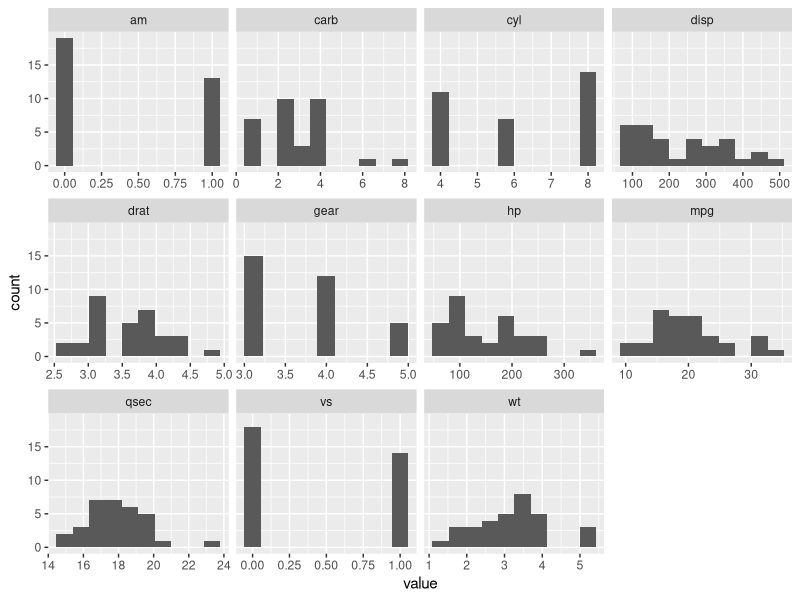
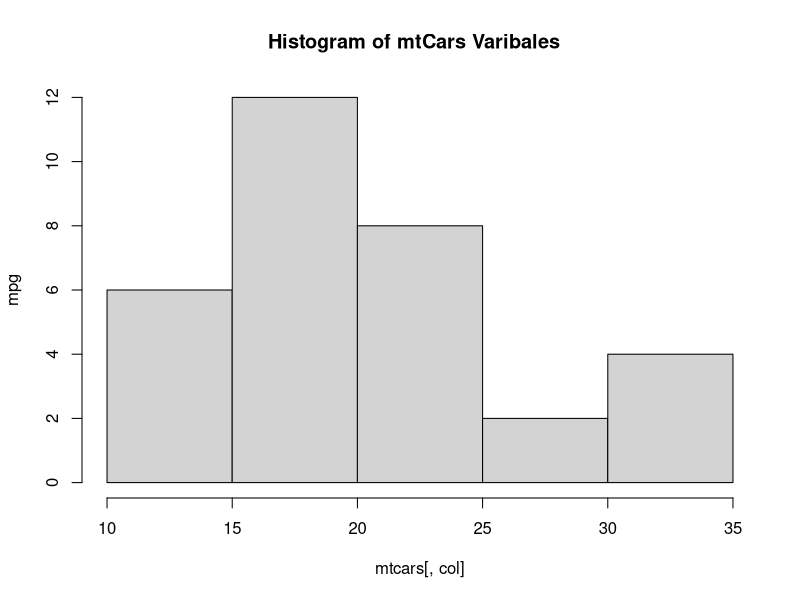
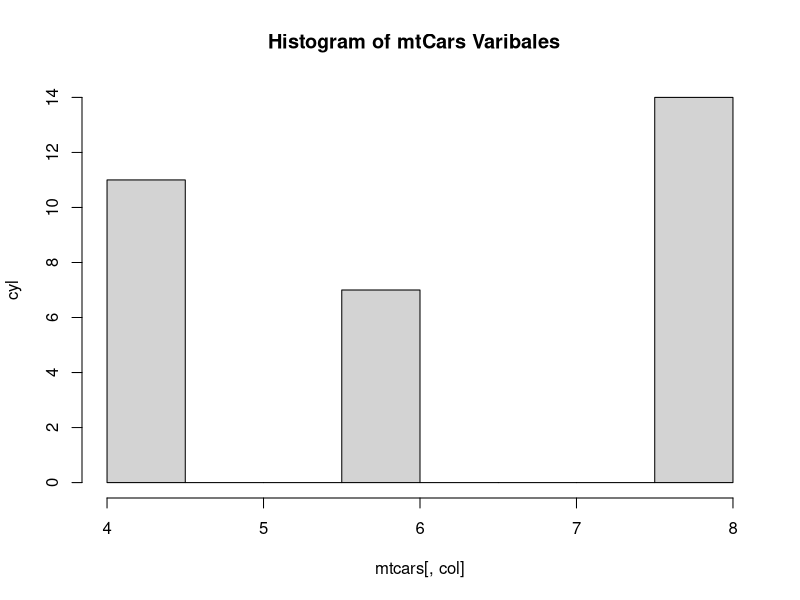
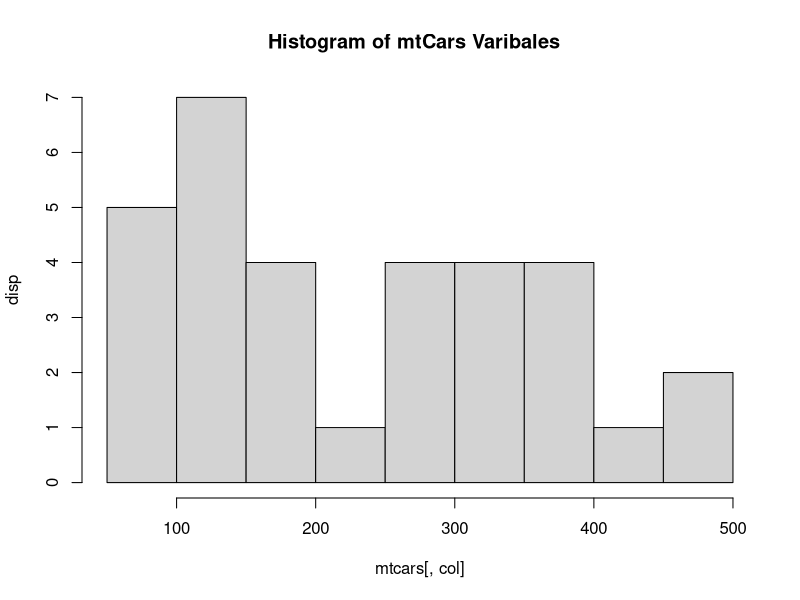
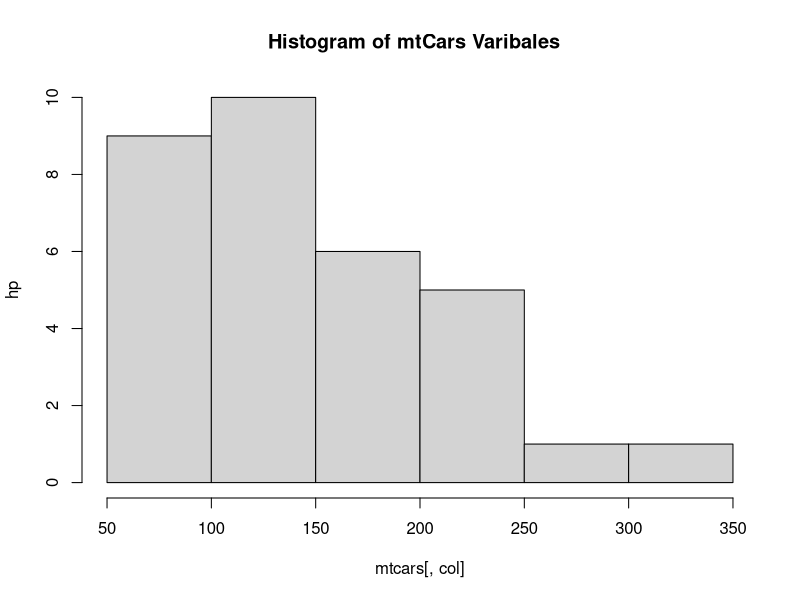
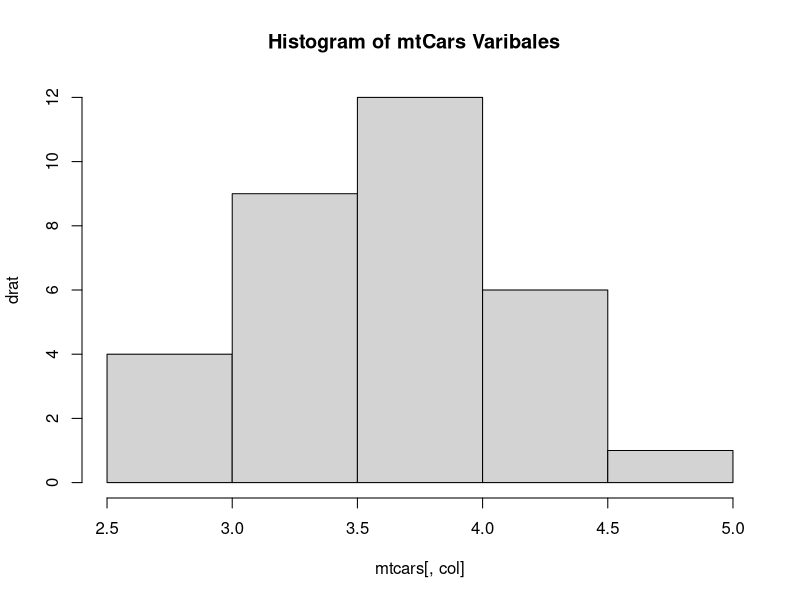
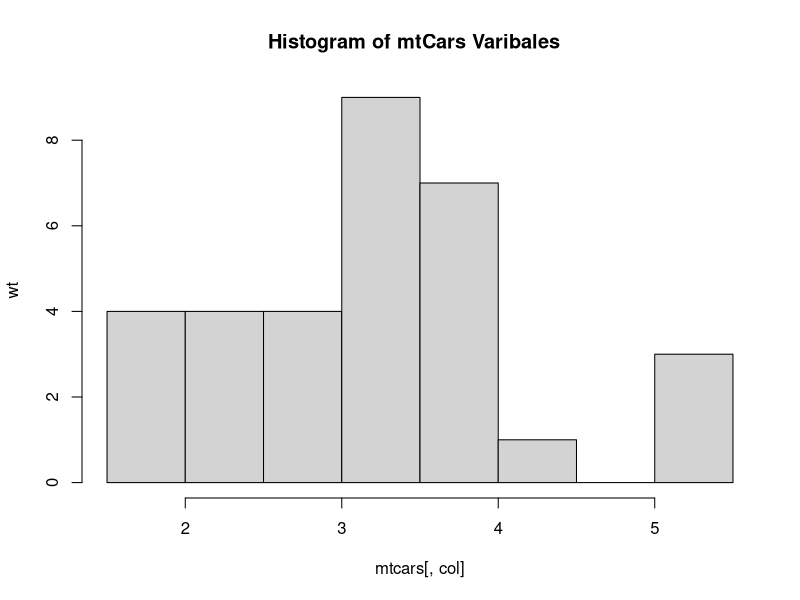
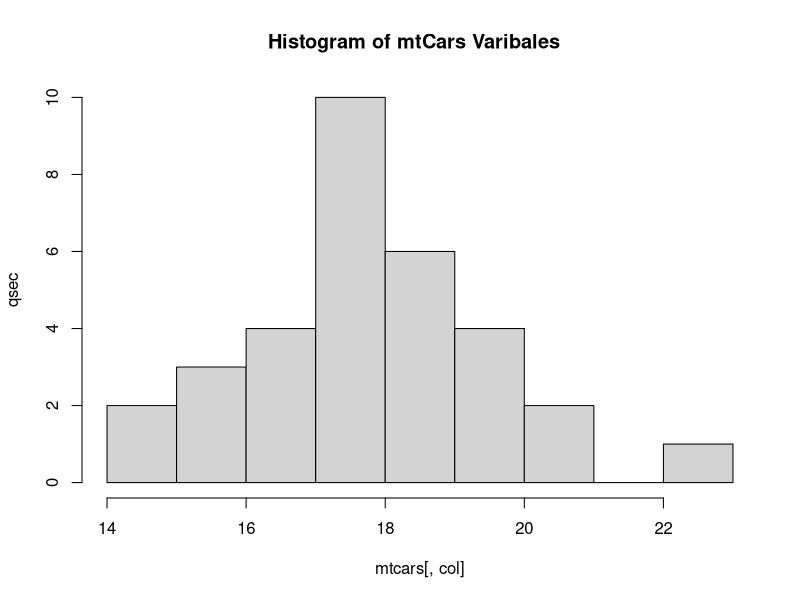

The R script that drew these images, in order:
## ---- chunk 1
#      Write a program to create histogram for all columns

str(mtcars)
ncol(mtcars)
names(mtcars)



library(tidyr)
library(ggplot2)
ggplot(gather(mtcars), aes(value)) + 
  geom_histogram(bins = 10) + 
  facet_wrap(~key, scales = 'free_x')

## ---- chunk 2
for (col in 1:ncol(mtcars)) {
  hist(mtcars[,col],type='l',
       main=paste("Histogram of mtCars Varibales ",colnames(mtcars[[col]])),
        ylab=names(mtcars[col]),type="l")
}
## ---- chunk 3
knitr::opts_chunk$set(echo = TRUE)
## ---- chunk 4
summary(cars)
## ---- chunk 5
plot(pressure)
